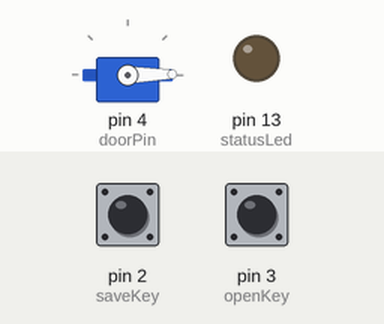
Bench run of a program on a simulated Arduino Nano, built with avr-gcc and run on an emulated ATmega328P. Shown: servo, output pins drawn as LEDs (lit = HIGH). Dashed ring = blinking. The inputs (shaded band) are chosen by the test bench; at power-on: pin 2 (saveKey) HIGH, pin 3 (openKey) HIGH. EEPROM starts erased.

Above: at 2.2 s.
2.3 s: pin 2 (saveKey) pulled LOW for 0.15 s
At 2.76 s:
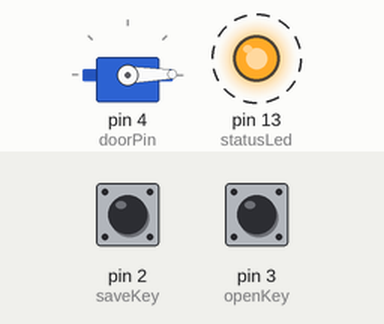
5.0 s: pin 2 (saveKey) pulled LOW for 3.2 s
At 8.7 s:
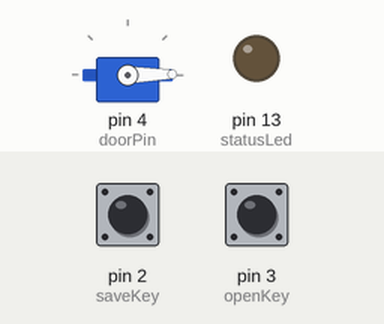
Timing chart, 0 to 10.2 s (numbered marks = the images above; inputs shaded):
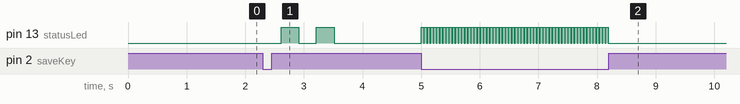

The program:

main.cpp
```cpp
#include <Servo.h>
#include <EEPROM.h>
#include <OneWire.h>

const byte saveKey = 2;    // вход для кнопки обнуления
const byte openKey = 3;    // вход для кнопки открытия
const byte statusLed = 13; // led
const byte doorPin = 4;    // пин сервы
uint8_t door;

OneWire ds(8);
Servo servo;

byte addr[8];
byte allKey; // всего ключей

// функция сверяет два адреса (два массива)
boolean addrTest(byte addr1[8], byte addr2[8])
{
  for (int i = 0; i < 8; i++)
  {
    if (addr1[i] != addr2[i])
      return 0;
  }
  return 1;
}

void error()
{
  static uint8_t i = 5;
  while (i)
  {
    digitalWrite(statusLed, !digitalRead(statusLed));
    delay(300);
    i--;
  }
} //

boolean keyTest()
{ // возвращает 1 если ключ есть в еепром
  byte addrTemp[8];
  for (int i = 0; i < allKey; i++)
  {
    for (int y = 0; y < 8; y++)
      addrTemp[y] = EEPROM.read((i << 3) + y);
    if (addrTest(addrTemp, addr))
      return 1;
  }
  return 0;
} //

void save()
{ // сохраняет ключ в еепром
  digitalWrite(statusLed, HIGH);
  if (allKey >= 63)
    error(); // если места нет

  while (!ds.search(addr))
    ds.reset_search(); // ждем ключ
  if (OneWire::crc8(addr, 7) != addr[7])
    error();
  if (keyTest())
    error(); // если нашли ключ в еепром.

  for (int i = 0; i < 8; i++)
    EEPROM.write((allKey << 3) + i, addr[i]);

  allKey++; // прибавляем единицу к количеству ключей
  EEPROM.write(511, allKey);

  digitalWrite(statusLed, LOW);
} //

void openDoor()
{ // тут включаем\выключаем выход или крутим серву
  if (door)
  {
    servo.write(150);
    servo.detach();
    door = 0;
    delay(1000);
  }
  else
  {
    servo.write(1);
    servo.detach();
    door = 1;
    delay(1000);
  }
}

void setup()
{
  //  Serial.begin(9600);
  //  pinMode(doorPin, OUTPUT);
  pinMode(statusLed, OUTPUT);
  pinMode(saveKey, INPUT_PULLUP);
  pinMode(openKey, INPUT_PULLUP);
  servo.attach(doorPin);
  openDoor();
  // если при включении нажата кнопка, сбрасываем ключи на 0
  if (!digitalRead(saveKey))
    EEPROM.write(511, 0);

  allKey = EEPROM.read(511); // читаем количество ключей
}

void loop()
{
  if (!digitalRead(openKey))
    openDoor(); // открыть

  ds.reset_search();

  if (!digitalRead(saveKey))
    save(); // если нажали кнопку
  // сканируем шину, если нет устройств выходим из loop
  if (!ds.search(addr))
    return;
  if (OneWire::crc8(addr, 7) != addr[7])
    return;

  if (keyTest())
    openDoor(); // если нашли ключ в еепром, открываем дверь
}
```

main1.cpp
```cpp
// #include <Arduino.h>

// #include <Servo.h>   // Библиотека серво
// #include <SPI.h>     // Библиотека SPI для MFRC522
// #include <MFRC522.h> // Библиотека RFID модуля MFRC522
// #include <EEPROM.h>  // Библиотека EEPROM для хранения ключей
// #include "boot.h"    // key

// #define LOCK_TIMEOUT 1000 // Время до блокировки замка после закрытия двери в мс
// #define MAX_TAGS 50       // Максимальное количество хранимых меток - ключей
// #define SERVO_PIN 2       // Пин серво
// #define RST_PIN 6         // Пин RST MFRC522
// #define CS_PIN 7          // Пин SDA MFRC522
// #define BTN_PIN 8         // Пин кнопки
// #define EE_START_ADDR 0   // Начальный адрес в EEPROM
// #define EE_KEY 100        // Ключ EEPROM, для проверки на первое вкл.

// MFRC522 rfid(CS_PIN, RST_PIN); // Обьект RFID
// Servo doorServo;               // Обьект серво
// key bat(BTN_PIN);              // Объект кнопки

// void lock(void);
// void unlock(void);
// void saveOrDeleteTag(uint8_t *tag, uint8_t size);
// bool compareUIDs(uint8_t *in1, uint8_t *in2, uint8_t size);
// int16_t foundTag(uint8_t *tag, uint8_t size);

// uint8_t locked = 1;    // Флаг состояния замка
// bool needLock = false; // Служебный флаг
// uint8_t savedTags = 0; // кол-во записанных меток

// uint32_t lockTimeout; // Таймер таймаута кнопки
// uint32_t rfidTimeout; // Таймер таймаута метки

// void setup()
// {
//   // Инициализируем все
//   Serial.begin(9600);
//   SPI.begin();
//   rfid.PCD_Init();

//   // Настраиваем пины
//   pinMode(BTN_PIN, INPUT_PULLUP);

//   // Полная очистка при включении при зажатой кнопке
//   uint32_t start = millis(); // Отслеживание длительного удержания кнопки после включения
//   bool needClear = 0;        // Чистим флаг на стирание
//   while (!digitalRead(BTN_PIN))
//   { // Пока кнопка нажата
//     if (millis() - start >= 3000)
//     {                   // Встроенный таймаут на 3 секунды
//       needClear = true; // Ставим флаг стирания при достижении таймаута
//       break;            // Выходим из цикла
//     }
//   }

//   // Инициализация EEPROM
//   if (needClear or EEPROM.read(EE_START_ADDR) != EE_KEY)
//   { // при первом включении или необходимости очистки ключей
//     for (uint16_t i = 0; i < EEPROM.length(); i++)
//       EEPROM.write(i, 0x00);             // Чистим всю EEPROM
//     EEPROM.write(EE_START_ADDR, EE_KEY); // Пишем байт-ключ
//   }
//   else
//   {                                             // Обычное включение
//     savedTags = EEPROM.read(EE_START_ADDR + 1); // Читаем кол-во меток в памяти
//   }

//   // Начальное состояние замка
//   locked = 0; // Замок открыт
//   unlock();   // На всякий случай дернем замок
// }

// void loop()
// {
//   uint16_t b = bat.tik();
//   // Закрытие по нажатию кнопки изнутри
//   if (locked == false && b == 1)
//   {                         // Если дверь открыта и нажали кнопку
//     lock();                 // Блокируем
//     locked = true;          // Замок закрыт
//     lockTimeout = millis(); // Запомнили время
//   }

//   // Открытие по нажатию кнопки изнутри
//   if (locked == true && b == 1)
//   {                         // Если дверь закрыта и нажали кнопку
//     unlock();               // Разблокируем замок
//     locked = false;         // Замок открыт
//     lockTimeout = millis(); // Запомнили время
//   }

//   // Поднесение метки
//   if (rfid.PICC_IsNewCardPresent() and rfid.PICC_ReadCardSerial()) // Если поднесена карта
//   {
//     if (b == 100 and millis() - rfidTimeout >= 500)                // кнопка нажата
//     {
//       saveOrDeleteTag(rfid.uid.uidByte, rfid.uid.size);            // Сохраняем или удаляем метку
//     }
//     else
//     {
//       if (foundTag(rfid.uid.uidByte, rfid.uid.size) >= 0)          // Ищем метку в базе
//       {
//         if (millis() - lockTimeout >= LOCK_TIMEOUT && locked == false)
//         {
//           lock();                 // Блокируем
//           locked = true;          // Замок закрыт
//           lockTimeout = millis(); // Запомнили время
//         }
//         if (millis() - lockTimeout >= LOCK_TIMEOUT && locked == true)
//         {
//           unlock();               // Разблокируем замок
//           locked = false;         // Замок открыт
//           lockTimeout = millis(); // Запомнили время
//         }
//       }
//     }
//     rfidTimeout = millis(); // Обвновляем таймаут
//   }

//   // Перезагружаем RFID каждые 0.5 сек (для надежности)
//   static uint32_t rfidRebootTimer = millis(); // Таймер
//   if (millis() - rfidRebootTimer > 500)
//   {                              // Каждые 500 мс
//     rfidRebootTimer = millis();  // Обновляем таймер
//     digitalWrite(RST_PIN, HIGH); // Дергаем резет
//     delay(1);
//     digitalWrite(RST_PIN, LOW);
//     rfid.PCD_Init(); // Инициализируем модуль
//   }
// }

// void lock(void)
// { // Функция должна блокировать замок или нечто иное
//   doorServo.attach(SERVO_PIN);
//   doorServo.write(170); // Для примера - запиранеие замка при помощи серво
//   delay(1000);
//   doorServo.detach(); // Детачим серво, чтобы не хрустела
//   Serial.println("lock");
// }

// void unlock(void)
// { // Функция должна разблокировать замок или нечто иное
//   doorServo.attach(SERVO_PIN);
//   doorServo.write(10); // Для примера - отпирание замка при помощи серво
//   delay(1000);
//   doorServo.detach(); // Детачим серво, чтобы не хрустела
//   Serial.println("unlock");
// }

// // Сравнение двух массивов известного размера
// bool compareUIDs(uint8_t *in1, uint8_t *in2, uint8_t size)
// {
//   for (uint8_t i = 0; i < size; i++)
//   { // Проходим по всем элементам
//     if (in1[i] != in2[i])
//       return false; // Если хоть один не сошелся - массивы не совпадают
//   }
//   return true; // Все сошлись - массивы идентичны
// }

// // Поиск метки в EEPROM
// int16_t foundTag(uint8_t *tag, uint8_t size)
// {
//   uint8_t buf[8];   // Буфер метки
//   uint16_t address; // Адрес
//   for (uint8_t i = 0; i < savedTags; i++)
//   {                                        // проходим по всем меткам
//     address = (i * 8) + EE_START_ADDR + 2; // Считаем адрес текущей метки
//     EEPROM.get(address, buf);              // Читаем метку из памяти
//     if (compareUIDs(tag, buf, size))
//       return address; // Сравниваем - если нашли возвращаем асдрес
//   }
//   return -1; // Если не нашли - вернем минус 1
// }

// // Удаление или запись новой метки
// void saveOrDeleteTag(uint8_t *tag, uint8_t size)
// {
//   int16_t tagAddr = foundTag(tag, size);                     // Ищем метку в базе
//   uint16_t newTagAddr = (savedTags * 8) + EE_START_ADDR + 2; // Адрес крайней метки в EEPROM
//   if (tagAddr >= 0)
//   {
//     delay(10);
//   }
//   else if (savedTags < MAX_TAGS)
//   { // метка не найдена - нужно записать, и лимит не достигнут
//     for (uint16_t i = 0; i < size; i++)
//       EEPROM.write(i + newTagAddr, tag[i]);       // Зная адрес пишем новую метку
//     EEPROM.write(EE_START_ADDR + 1, ++savedTags); // Увеличиваем кол-во меток и пишем
//   }
//   else
//   { // лимит меток при попытке записи новой
//     delay(10);
//   }
// }
```

Measured:
- after the input at 2.3 s, pin 13 (statusLed): alternates HIGH for 0.30 s and LOW for 0.30 s, 4 changes in all, then stays LOW, starting after 0.31 s
- after the input at 5.0 s, pin 13 (statusLed): alternates HIGH for 0.04 s and LOW for 0.01 s, 120 changes in all, then stays LOW, starting at once
